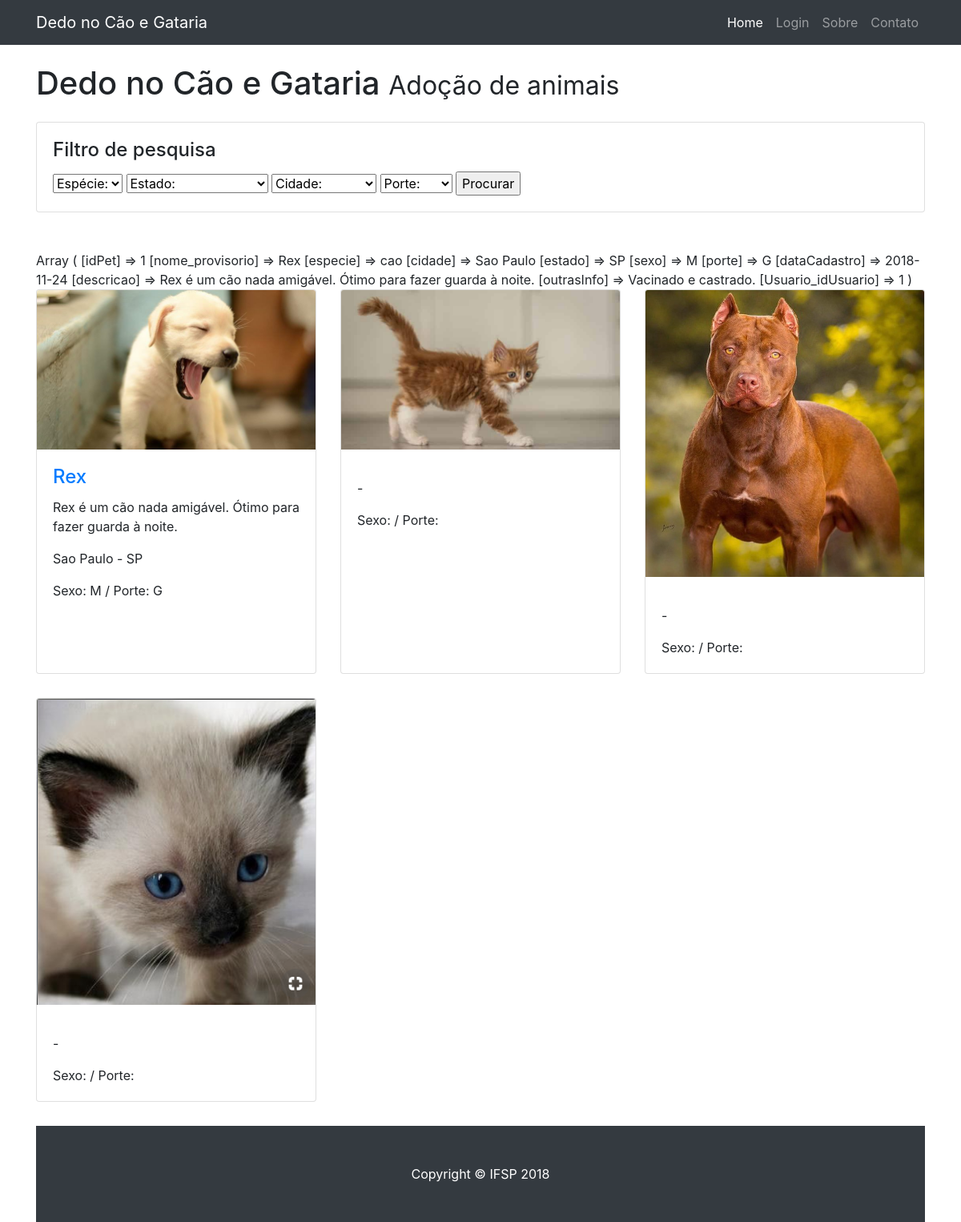
Screenshot of /startbootstrap-3-col-portfolio-gh-pages/resultadoPesquisa.php with the database file from the repository.
### tables this page shows
CREATE TABLE IF NOT EXISTS `fotosPet` (
  `idfotosPet` INT NOT NULL AUTO_INCREMENT,
  `linkFotoPerfil` VARCHAR(60) NOT NULL,
  `linkFoto1` VARCHAR(60) NULL,
  `linkFoto2` VARCHAR(60) NULL,
  `linkFoto3` VARCHAR(60) NULL,
  `linkFoto4` VARCHAR(60) NULL,
  `linkFoto5` VARCHAR(60) NULL,
  `linkFoto6` VARCHAR(60) NULL,
  `Pet_idPet` INT NOT NULL,
  PRIMARY KEY (`idfotosPet`),
  INDEX `fk_fotosPet_Pet1_idx` (`Pet_idPet` ASC),
  CONSTRAINT `fk_fotosPet_Pet1`
    FOREIGN KEY (`Pet_idPet`)
    REFERENCES `Pet` (`idPet`)
    ON DELETE NO ACTION
    ON UPDATE NO ACTION);

CREATE TABLE IF NOT EXISTS `Pet` (
  `idPet` INT NOT NULL AUTO_INCREMENT,
  `nome_provisorio` VARCHAR(30) NOT NULL,
  `especie` ENUM('cao', 'gato') NOT NULL,
  `cidade` VARCHAR(45) NOT NULL,
  `estado` VARCHAR(2) NOT NULL,
  `sexo` ENUM('F', 'M') NOT NULL,
  `porte` ENUM('P', 'M', 'G') NOT NULL,
  `dataCadastro` DATE NOT NULL,
  `descricao` VARCHAR(150) NOT NULL,
  `outrasInfo` VARCHAR(100) NOT NULL,
  `Usuario_idUsuario` INT NOT NULL,
  PRIMARY KEY (`idPet`),
  INDEX `fk_Pet_Usuario1_idx` (`Usuario_idUsuario` ASC),
  CONSTRAINT `fk_Pet_Usuario1`
    FOREIGN KEY (`Usuario_idUsuario`)
    REFERENCES `Usuario` (`idUsuario`)
    ON DELETE NO ACTION
    ON UPDATE NO ACTION);

### startbootstrap-3-col-portfolio-gh-pages/envioPesquisa.php (called while the page is built, shortened)
<?php
    $pesquisaPet = "SELECT * from pet where especie = 'cao' and estado = 'SP' and cidade = 'Sao Paulo' and porte = 'G'";
    $result_pesquisaPet = mysqli_query($conn, $pesquisaPet);
    $array_pesquisaPet = mysqli_fetch_assoc($result_pesquisaPet);
    print_r($array_pesquisaPet);
?>

### startbootstrap-3-col-portfolio-gh-pages/resultadoPesquisa.php (the view, shortened to what this page needs)
<!DOCTYPE html>
<html lang="en">
  <head>
    <link href="vendor/bootstrap/css/bootstrap.min.css" rel="stylesheet">
    <link href="css/3-col-portfolio.css" rel="stylesheet">
  </head>
  <body>
    <nav class="navbar navbar-expand-lg navbar-dark bg-dark fixed-top">
      <div class="container">
        <a class="navbar-brand" href="index.php">Dedo no Cão e Gataria</a>
        <div class="collapse navbar-collapse" id="navbarResponsive">
          <ul class="navbar-nav ml-auto">
            <li class="nav-item active">
              <a class="nav-link" href="index.php">Home
              </a>
            </li>
            <li class="nav-item">
              <a class="nav-link" href="login.php">Login</a>
            </li>
            <li class="nav-item">
              <a class="nav-link" href="#">Sobre</a>
            </li>
            <li class="nav-item">
              <a class="nav-link" href="#">Contato</a>
            </li>
          </ul>
        </div>
      </div>
    </nav>
    <div class="container">
      <h1 class="my-4">Dedo no Cão e Gataria
        <small>Adoção de animais</small>
      </h1>
          <div>
            <div class='card h-100'>
                  <div class='card-body'>
                    <h4 class='card-title'>
                        Filtro de pesquisa
                    </h4>
                    <form name="pesquisaForm" id="pesquisaForm" method="post" action="envioPesquisa.php">
                      <select name="especie">
                            <option value="" selected="selected">Espécie:</option>
                            </select>
                            <select name="UF">
                              <option value="" selected="selected">Estado:</option>
                            </select>
                              <select name="cidade">
                                <option value="" selected="selected">Cidade:</option>
                              </select>
                              <select name="porte">
                                <option value="" selected="selected">Porte:</option>
                              </select>
                      <input type="submit" name="Enviar" id="Enviar" value="Procurar">
                    </form>
                  </div>
            </div>
          <br><br>
      <?php
        require('envioPesquisa.php');
        $result_sqlPet=mysqli_query($conn, $pesquisaPet);
        $array_sqlPet=mysqli_fetch_array($result_sqlPet);
        $sqlFotosPet="SELECT * FROM fotosPet";
        $result_sqlFotosPet=mysqli_query($conn,$sqlFotosPet);
        $array_sqlFotosPet=mysqli_fetch_array($result_sqlFotosPet);
        echo  "<div class='row '>\n";
        echo  " <div class='col-lg-4 col-sm-6 portfolio-item'>\n";
        echo  "   <div class='card h-100'>";
        echo  "     <a href='#'><img class='card-img-top' src='.".$array_sqlFotosPet[1]."' alt=''></a>\n";
        echo  "       <div class='card-body'>\n";
        echo  "         <h4 class='card-title'>\n";
        echo  "           <a href='/animal.php'>".$array_sqlPet[1]."</a>\n";
        echo  "         </h4>";
        echo  "           <p class='card-text'>".$array_sqlPet[8]."</p>\n";
        echo  "           <p class='card-text'>".$array_sqlPet[3]." - ".$array_sqlPet[4]."</p>\n";
        echo  "           <p class='card-text'> Sexo: ".$array_sqlPet[5]." / Porte: ".$array_sqlPet[6]."</p>\n";
        echo  "   </div>\n";
        echo  " </div>\n";
        echo  "</div>\n";
        $rowsqlPet = mysqli_fetch_assoc($result_sqlPet);
        while ( $rowsqlFotosPet = mysqli_fetch_assoc($result_sqlFotosPet) ) {
          echo    "<div class='col-lg-4 col-sm-6 portfolio-item'>";
          echo      "<div class='card h-100'>";
          echo        "<a href='#'><img class='card-img-top' src='.".$rowsqlFotosPet["linkFotoPerfil"]."' alt=''></a>";
          echo            "<div class='card-body'>";
          echo          "<p class='card-text'>".$rowsqlPet["cidade"]." - ".$rowsqlPet["estado"]."</p>";
          echo          "<p class='card-text'> Sexo: ".$rowsqlPet["sexo"]." / Porte: ".$rowsqlPet["porte"]."</p>";
          echo        "</div>";
          echo      "</div>";
          echo    "</div>";
        }
        echo   "</div>";
      ?>
    </div>
    <footer class="py-5 bg-dark">
      <div class="container">
        <p class="m-0 text-center text-white">Copyright &copy; IFSP 2018</p>
      </div>
    </footer>
  </body>
</html>

### rows the page displays
fotospet: linkFotoPerfil (picture)
pet: nome_provisorio "Rex", descricao "Rex é um cão nada amigável. Ótimo para fazer guarda à noite.", cidade "Sao Paulo", estado "SP", sexo "M", porte "G"
fotospet: linkFotoPerfil (picture)
fotospet: linkFotoPerfil (picture)
fotospet: linkFotoPerfil (picture)
